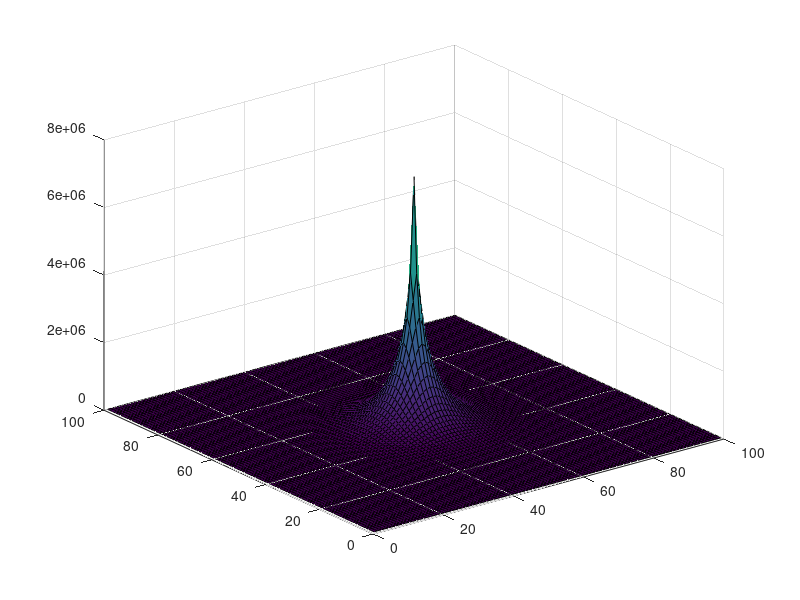

The MATLAB script that drew this image:
%%metodo di gauss-seidel

function condensatore

%QUESTE 3 COSE SONO PER IL CRITERIO DI CONVERGENZA
delta = 100000; %variabile per criterio di convergenza 
epsilon = 0.001; %errore 
maxV_new = 1000000; %per la componente di errore relativo di "delta"

M = 100;
delta_mat = zeros(M,M); %anche quest aper il criterio di convergenza


%% Problema di poisson
%data la carica matrice charge, calcolo il potenziale 



e_0 = 8.854187e-12; %costante epsilon zero
V_new = zeros(M,M); 

q = 0.0001; %valore della carica
charge = zeros(M,M);

%{
%% CONDENSATORE
charge(30,20:80) = -q; %carica sulla 30-esima riga 
charge(70,20:80) = q; %carica sulla 70-esima riga
%}

%{ 
% IN GENERALE DA CAMBIARE SOLO LA DISTRIBUZIONE DI CARICA.
%% DIPOLO ELETTRICO
charge(38,50) = q;
charge(62,50) = -q;
%}


%% ESERCIZIO 11 RACCOLTA ESAME: CARICA AL CENTRO DELLA GRIGLIA 
charge(50,50) = q;


while(delta >= epsilon + epsilon * maxV_new)
    maxV_new = max(max(V_new));

    for i = 2:M-1 
        for j = 2:M-1

            vn = V_new(i,j);
            V_new(i,j) = 0.25*(V_new(i+1,j)+V_new(i-1,j)+V_new(i,j+1)+V_new(i,j-1))+ 1/(4*e_0)*charge(i,j);
            delta_mat(i,j) = abs(V_new(i,j)-vn);

        end
    end
    
    delta = max(max(delta_mat));
    %figure(f1);
    surfc(V_new);
    drawnow;
end



%% Problema di laplace
% fissato il potenziale sulle armature calcolo il potenziale negli altri punti del piano
% per farlo andare commentare solo il ciclo while qui precedente

%{

v = 100;
potential = zeros(M,M);
potential(30,20:80) = -v;
potential(70,20:80) = v;

f1 = figure;

while(delta >= epsilon + epsilon * maxV_new)
    maxV_new = max(max(potential));
    for i = 2:M-1    
        for j = 2:M-1
            if(i == 30 && j >= 20 && j <= 80 || i == 70 && j >= 20 && j <= 80)
                continue;
            end

            vn = potential(i,j);
            potential(i,j) = 0.25*(potential(i+1,j)+potential(i-1,j)+potential(i,j+1)+potential(i,j-1));
            delta_mat(i,j) = abs(potential(i,j)-vn);
        end
    end
    
    delta = max(max(delta_mat));
    figure(f1);
    surfc(potential);
    drawnow;

end
%}


%{
[Ex, Ey] = - gradient(potential);
E_inside = E(50,50)
drawnow;
%}






